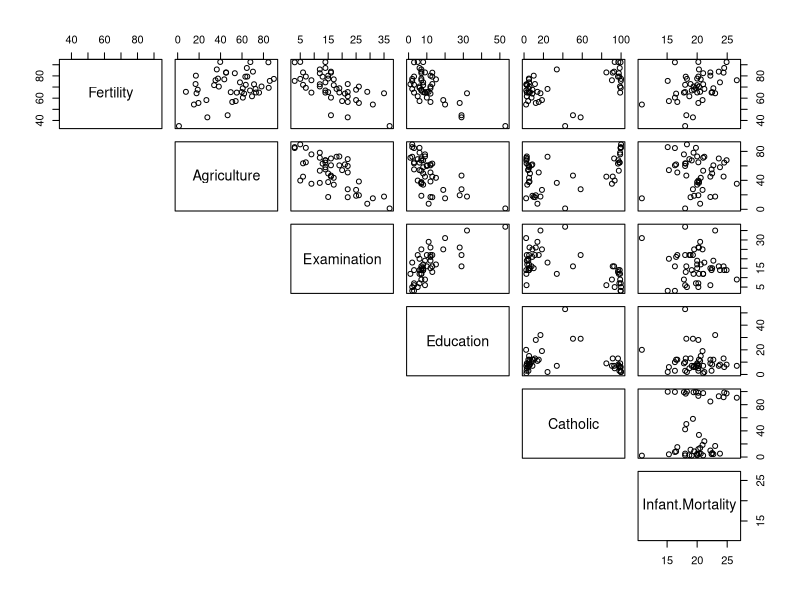

Recreate this plot in R.

#q1-1
# load the data
?swiss

attach(swiss)

#q1-2
head(swiss)

summary(swiss)

#q1a-1
pairs(swiss,lower.panel = NULL)

#q1a-2
swiss.cor <- cor(swiss)

threshold <- 0.6 # set a correlation threshold, is there a standard? A: Not really.

corWorking <- swiss.cor

diag(corWorking) <- 0 # set diagonal to 0 so 1's of unrelated don't get caught in threshold

swiss.cor.related <- apply(abs(corWorking) >= threshold, 1, any) # apply the filter to the absolute value of the correlations between variables.

swiss.cor[swiss.cor.related, swiss.cor.related]

#q1b-1

swissModel <-lm(Fertility ~ Agriculture + Examination + Education + Catholic + Infant.Mortality)

swissModel

#q2b-1
# calculate the B2 test statistics
B2.teststatistic = -0.014071 / 0.022708 # se(Bj-hat) is given
print(paste("The B2 test statistic is: ", B2.teststatistic))

# calculate the B2 p-value of the test statistic
B2.pvalue = 2*pt(-abs(B2.teststatistic), df=(113 - 4 - 1))  # calc p Value - two-sided is the 2 *
print(paste("The B2 p-value is: ", B2.pvalue))

# calculate the B2 critical value to compare the test statistic to
criticalValue = qt(0.975, (113 - 4 - 1))
print(paste("The critical value is: ", criticalValue))


#q2d-1
B1 <- 0.237209
se.B1 <- 0.060957

B2 <- -0.014071
se.B2 <- 0.022708

B3 <- 0.020383
se.B3 <- 0.005524

delta <- qt((1 - (.05/6)), (113 - 4 - 1))

print(paste("tvalue: ",delta))

B1.CI.low <- B1 - (delta * se.B1)
B1.CI.high <- B1 + (delta * se.B1)
print(paste("The simultaneous 95% CI for B1 is: ", B1.CI.low, " - ", B1.CI.high))

B2.CI.low <- B2 - (delta * se.B2)
B2.CI.high <- B2 + (delta * se.B2)
print(paste("The simultaneous 95% CI for B2 is: ", B2.CI.low, " - ", B2.CI.high))

B3.CI.low <- B3 - (delta * se.B3)
B3.CI.high <- B3 + (delta * se.B3)
print(paste("The simultaneous 95% CI for B3 is: ", B3.CI.low, " - ", B3.CI.high))

#q2e1
n = 113 # number of observations
k = 4 # number regressor variables
p = k + 1

MSE = 1.04^2

SSE = MSE * (n-p)

F0 = 19.56

MSR = MSE * F0

SSR = MSR * k

SST = SSE + SSR

R2 = SSR / SST

print(paste("Regression df: ",k))
print(paste("Error df: ",n - p))
print(paste("Total df: ",n - 1))
print(paste("MSE: ", MSE))
print(paste("SSE: ", SSE))
print(paste("F0: ", F0))
print(paste("MSR: ", MSR))
print(paste("SSR: ", SSR))
print(paste("SST: ", SST))
print(paste("R2: ", R2))


#q2f-1
print(paste("R2 for the model is: ", R2))

#q2g-1
R2.adj <- 1 - ((SSE / (n - p)) / (SST / (n-1)))

print(paste("R2 Adjusted for the model is: ", R2.adj))